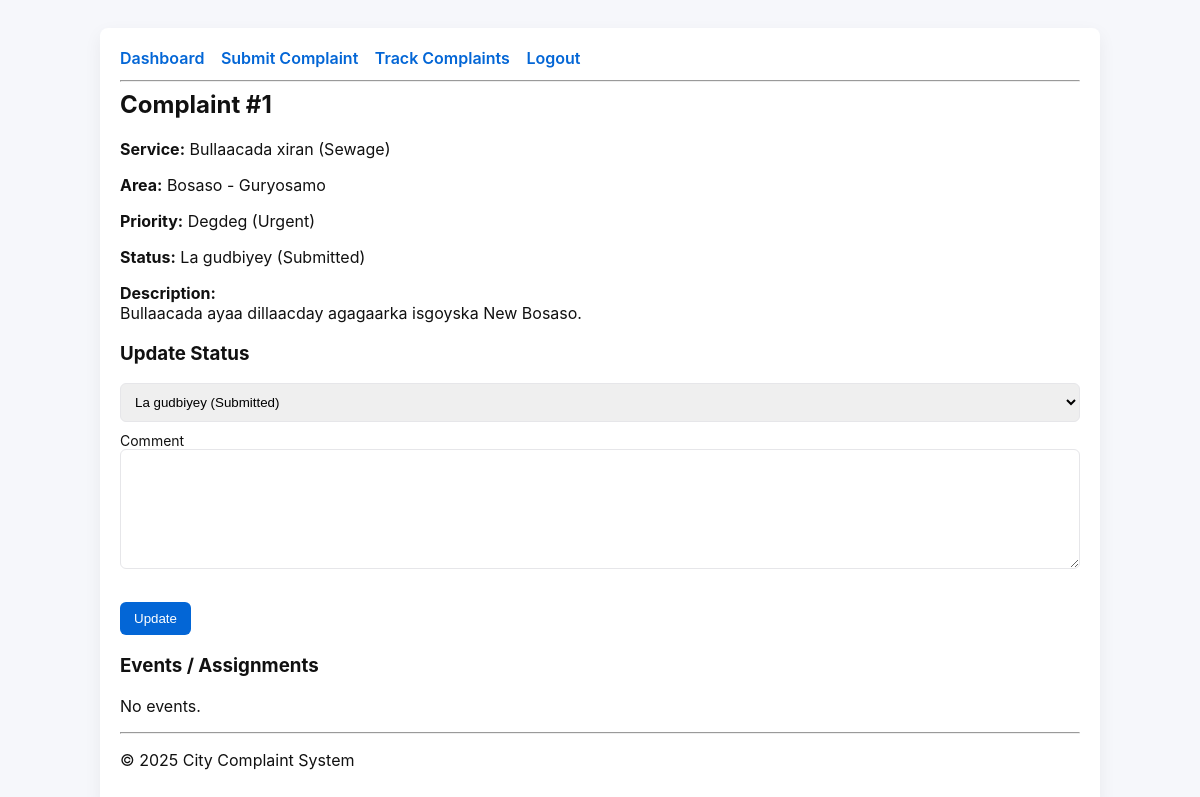
Page /public/complaint-view.php?id=1 (signed in) on the committed database.
### tables this page shows
CREATE TABLE complaints (
    complaint_id BIGINT PRIMARY KEY AUTO_INCREMENT,
    citizen_id BIGINT NOT NULL,
    service_id INT NOT NULL,
    area_id INT NOT NULL,
    priority_id TINYINT NOT NULL,
    current_status_id TINYINT NOT NULL,
    sentiment_id TINYINT NULL,
    description TEXT,
    submitted_at DATETIME DEFAULT CURRENT_TIMESTAMP,
    resolved_at DATETIME NULL,
    FOREIGN KEY (citizen_id) REFERENCES citizens(citizen_id),
    FOREIGN KEY (service_id) REFERENCES services(service_id),
    FOREIGN KEY (area_id) REFERENCES areas(area_id),
    FOREIGN KEY (priority_id) REFERENCES priorities(priority_id),
    FOREIGN KEY (current_status_id) REFERENCES complaint_statuses(status_id),
    FOREIGN KEY (sentiment_id) REFERENCES sentiment_levels(sentiment_id)
);

CREATE TABLE services (
    service_id INT PRIMARY KEY AUTO_INCREMENT,
    department_id INT NOT NULL,
    service_name VARCHAR(100) NOT NULL,
    expected_resolution_hours INT,
    is_active TINYINT DEFAULT 1,
    FOREIGN KEY (department_id) REFERENCES departments(department_id)
);

CREATE TABLE areas (
    area_id INT PRIMARY KEY AUTO_INCREMENT,
    district_name VARCHAR(100) NOT NULL,
    neighborhood_name VARCHAR(100) NOT NULL,
    latitude DECIMAL(10,7),
    longitude DECIMAL(10,7)
);

CREATE TABLE priorities (
    priority_id TINYINT PRIMARY KEY,
    priority_name VARCHAR(50) NOT NULL UNIQUE,
    priority_level INT NOT NULL,
    default_response_hours INT NOT NULL,
    default_resolution_hours INT NOT NULL,
    color_code VARCHAR(10)
);

CREATE TABLE complaint_statuses (
    status_id TINYINT PRIMARY KEY,
    status_name VARCHAR(50) NOT NULL UNIQUE,
    status_order INT NOT NULL,
    is_final TINYINT DEFAULT 0
);

### core/auth.php (called while the page is built, shortened)
<?php
function current_user() {
    return [
        'user_id' => $_SESSION['user_id'],
        'role_id' => $_SESSION['role_id'] ?? null,
        'full_name' => $_SESSION['full_name'] ?? null,
    ];
}
?>

### public/complaint-view.php (the view, shortened to what this page needs)
<?php
require_once __DIR__ . '/../core/auth.php';
require_once __DIR__ . '/../config/database.php';
$user = current_user(); $role = $user['role_id'];
$id = (int)($_GET['id'] ?? 0);
$stmt = $conn->prepare('SELECT c.*, ci.user_id, s.service_name, a.district_name, a.neighborhood_name, p.priority_name, st.status_name FROM complaints c JOIN citizens ci ON c.citizen_id=ci.citizen_id JOIN services s ON c.service_id=s.service_id JOIN areas a ON c.area_id=a.area_id JOIN priorities p ON c.priority_id=p.priority_id JOIN complaint_statuses st ON c.current_status_id=st.status_id WHERE c.complaint_id = ? LIMIT 1');
$stmt->bind_param('i', $id); $stmt->execute(); $complaint = $stmt->get_result()->fetch_assoc();
$events = [];
include __DIR__ . '/../includes/header.php';
include __DIR__ . '/../includes/navbar.php';
echo '<h2>Complaint #' . (int)$complaint['complaint_id'] . '</h2>';
echo '<p><strong>Service:</strong> ' . htmlspecialchars($complaint['service_name']) . '</p>';
echo '<p><strong>Area:</strong> ' . htmlspecialchars($complaint['district_name'] . ' - ' . $complaint['neighborhood_name']) . '</p>';
echo '<p><strong>Priority:</strong> ' . htmlspecialchars($complaint['priority_name']) . '</p>';
echo '<p><strong>Status:</strong> ' . htmlspecialchars($complaint['status_name']) . '</p>';
echo '<p><strong>Description:</strong><br>' . nl2br(htmlspecialchars($complaint['description'])) . '</p>';
if ($role == 1 || $role == 2) {
    echo '<h3>Update Status</h3>';
    echo '<form id="status-form" method="post" data-complaint-id="' . (int)$complaint['complaint_id'] . '">';
    echo '<select name="current_status_id">';
    $ss = $conn->prepare('SELECT status_id, status_name FROM complaint_statuses ORDER BY status_order'); $ss->execute(); $sres = $ss->get_result();
    while ($s = $sres->fetch_assoc()) {
        $sel = ($s['status_id'] == $complaint['current_status_id']) ? 'selected' : '';
        echo '<option value="' . (int)$s['status_id'] . '" ' . $sel . '>' . htmlspecialchars($s['status_name']) . '</option>';
    }
    echo '</select><br><label>Comment<br><textarea name="comment" rows="4"></textarea></label><br><button type="submit">Update</button></form>';
}
echo '<h3>Events / Assignments</h3>';
if ($events) {
    echo '<ul>';
    foreach ($events as $ev) {
        echo '<li>Assigned user: ' . htmlspecialchars($ev['assigned_user_id'] ?? '') . ' at ' . htmlspecialchars($ev['assigned_at']) . '</li>';
    }
    echo '</ul>';
} else { echo '<p>No events.</p>'; }
include __DIR__ . '/../includes/footer.php';

### public/assets/css/style.css (style rules this page uses)
:root { --primary: #0366d6; --muted: #6b7280; --bg: #f6f7fb; --card: #ffffff; }
* { box-sizing: border-box }
body { font-family: Inter, Segoe UI, Arial, Helvetica, sans-serif; margin: 0; background: var(--bg); color: #111 }
h2 { margin-top: 8px }
form label { display: block; margin: 10px 0; font-size: 14px }
form input, form select, form textarea { width: 100%; padding: 10px; border: 1px solid #e6e6e9; border-radius: 6px }
form textarea { min-height: 120px }
button { background: var(--primary); color: #fff; border: 0; padding: 9px 14px; border-radius: 6px; cursor: pointer }

### rows in the picture
complaints: complaint_id "1", service.service_name "Bullaacada xiran (Sewage)", area.neighborhood_name "Bosaso - Guryosamo", priority.priority_name "Degdeg (Urgent)", current_status.status_name "La gudbiyey (Submitted)", description "Bullaacada ayaa dillaacday agagaarka isgoyska New Bosaso."

### other values in the picture
form field current_status_id "La gudbiyey (Submitted)"
